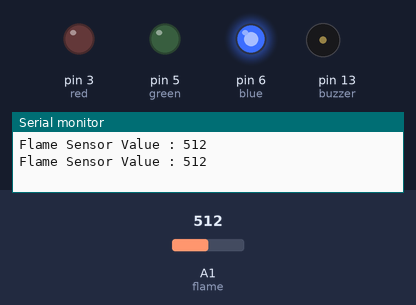
This sketch was run on a simulated Arduino Uno, built with avr-gcc and run on an emulated ATmega328P. On the bench: output pins drawn as LEDs (lit = HIGH), buzzer (waves = sounding, pin HIGH), the last lines printed to the serial monitor. Inputs (shaded band) come from the test bench; at power-on: A1 (flame) = 512.

Above: at 4.3 s.
4.4 s: A1 (flame) set to 1010
At 5.3 s:
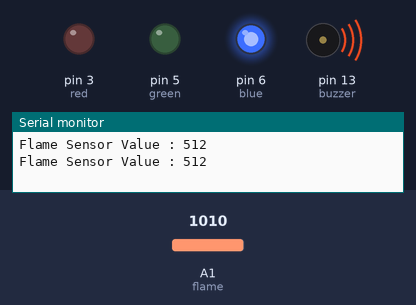
At 8.7 s:
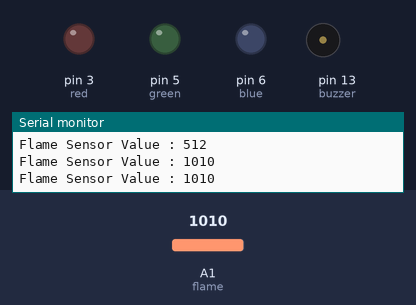
8.9 s: A1 (flame) set to 988
At 10.8 s:
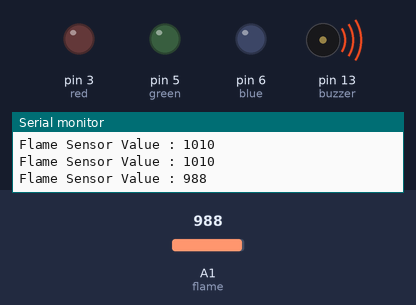
Timing chart, 0 to 22.0 s (numbered marks = the images above; inputs shaded):
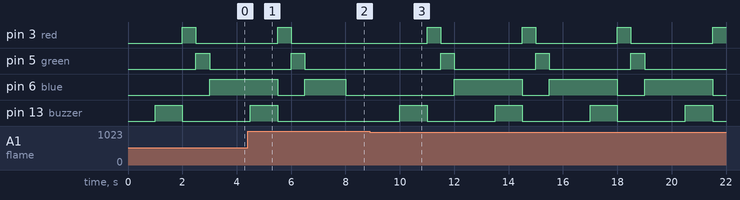

The sketch:

golden_bell_C23-1.ino
```cpp
#define flame A1
int buzzer = 13;
int red = 3;
int green = 5;
int blue = 6;

void setup() {
  Serial.begin(9600);
  pinMode(flame,INPUT);
  pinMode(buzzer,OUTPUT);
  pinMode(red,OUTPUT);
  pinMode(green,OUTPUT);
  pinMode(blue,OUTPUT);

}

void loop() {
  int flamesensor = analogRead(flame);
  Serial.print("Flame Sensor Value : ");
  Serial.println(flamesensor);
  delay(1000);


  if(flamesensor > 1000)
  {
    Color(0,0,0);
    digitalWrite(buzzer,LOW);
  }

  if(flamesensor < 1000)
  {
    digitalWrite(buzzer,HIGH);
    delay(1000);
    digitalWrite(buzzer,LOW);       // LOW 빼지말기.

    Color(255,0,0);
    delay(500);
    Color(0,255,0);
    delay(500);
    Color(0,0,255);
    delay(500);
  }
}

void Color(int r, int g, int b)
{
  analogWrite(red,r);
  analogWrite(green,g);
  analogWrite(blue,b);
}
```

Measured:
- the behaviour switches between 1000 and 999 on A1 (flame) (found by bisection; images 2 and 3)
- after the input at 4.4 s, pin 13 (buzzer): goes on until 5.5 s, then stays LOW
- after the input at 8.9 s, pin 3 (red): alternates HIGH for 0.50 s and LOW for 3.0 s, starting after 2.1 s; pin 5 (green): alternates HIGH for 0.50 s and LOW for 3.0 s, starting after 2.6 s; pin 6 (blue): alternates HIGH for 2.5 s and LOW for 1.0 s, starting after 3.1 s; pin 13 (buzzer): alternates HIGH for 1.0 s and LOW for 2.5 s, starting after 1.1 s
